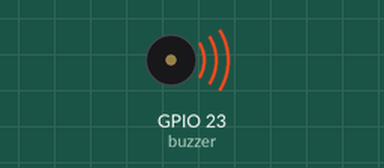
Bench run of a sketch on a simulated ESP32. On the bench: buzzer (waves = sounding).

Above: at 0.15 s.
At 3.3 s:
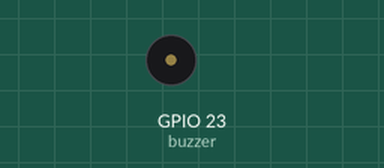
Timing chart, 0 to 4.4 s (numbered marks = the images above):
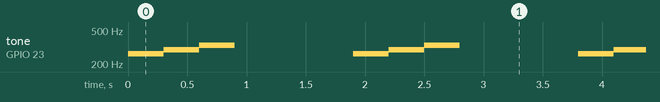

The sketch:

ESP32_buzzer.ino
```cpp
const int buzzer = 23;

void setup() {
  ledcAttach(buzzer, 2000, 8); // attach pin to channel
}

void loop() {
  ledcWriteTone(buzzer, 262); // Do
  delay(300);

  ledcWriteTone(buzzer, 294); // Ré
  delay(300);

  ledcWriteTone(buzzer, 330); // Mi
  delay(300);

  ledcWriteTone(buzzer, 0);   // stop
  delay(1000);
}
```

Measured:
- by itself, tone on GPIO 23 (buzzer): repeats every 1.9 s: 294 Hz 0.30 s, 330 Hz 0.30 s, silent 1.0 s, 262 Hz 0.30 s
